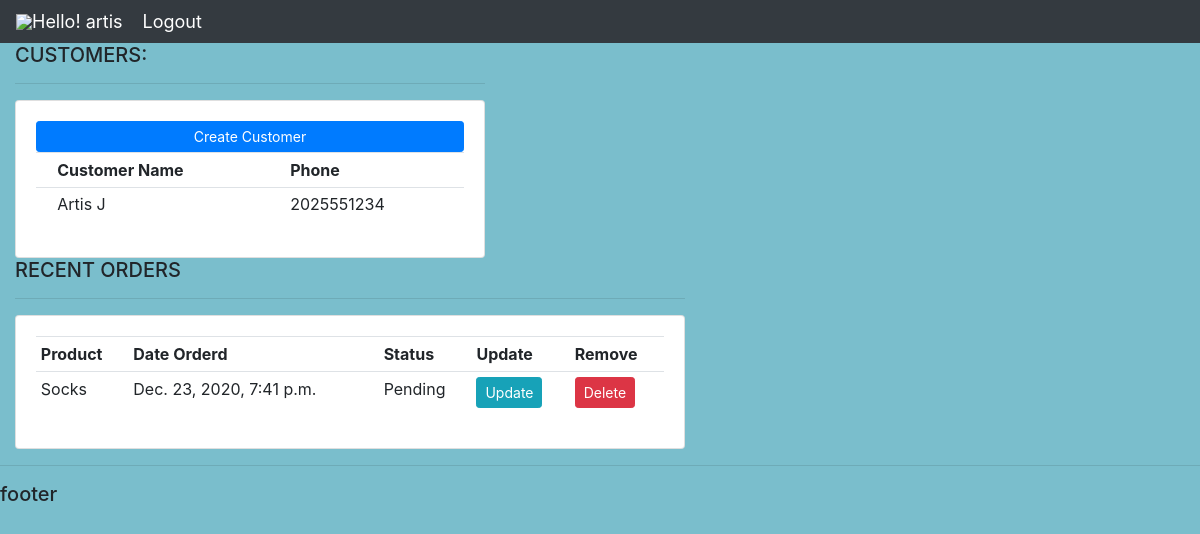
The app's page / (signed in) with its own data.
### Accounts/models.py (models this page shows, shortened)
class Customer(models.Model):
  user = models.OneToOneField(User, null=True, on_delete=models.CASCADE)
  name = models.CharField(max_length=200,null=True)
  phone = models.CharField(max_length=200,null=True)
  email = models.CharField(max_length=200,null=True)
  date_created = models.DateTimeField(auto_now_add=True, null=True)

class Order(models.Model):
  STATUS = (
    ('Pending','Pending'),
    ('Out for delivery','Out for delivery'),
    ('Delivered','Delivered'),
  )
  customer = models.ForeignKey(Customer, null=True, on_delete=models.SET_NULL)
  product = models.ForeignKey(Product, null=True, on_delete=models.SET_NULL)
  date_created = models.DateTimeField(auto_now_add=True, null=True)
  status = models.CharField(max_length=200, null=True,choices=STATUS)
  note = models.CharField(max_length=200, null=True)

class Product(models.Model):
  CATEGORY = (
    ('Indoor', 'Indoor'),
    ('Outdoor', 'Outdoor'),
  )
  name = models.CharField(max_length=20, null=True)
  price = models.FloatField(null=True)
  category = models.CharField(max_length=20, null=True, choices=CATEGORY)
  description = models.CharField(max_length=200, null=True, blank=True)
  date_created = models.DateTimeField(auto_now_add=True, null=True)
  tag = models.ManyToManyField(Tag)
  def __str__(self):
    return self.name

### Accounts/views.py (the view)
# urls.py: path('', views.homePage, name='home'),
def homePage(request):
  orders = Order.objects.all()
  customers = Customer.objects.all()
  total_customers= customers.count()
  total_orders = orders.count()
  delivered = orders.filter(status='Delivered').count()
  pending = orders.filter(status='Pending').count()
  context = {'orders':orders, 'customers': customers,
            'total_orders':total_orders, 'total_customers':total_customers,'delivered':delivered, 'pending':pending}
  return render(request, 'Accounts/dashboard.html', context)

### Accounts/templates/Accounts/dashboard.html
{% extends 'Accounts/base.html' %}
{% block body %}
<br>
<h1>Dashboard</h1>
<div class="row">
	<div class="col-md-5">
		<h5>CUSTOMERS:</h5>
		<hr>
		<div class="card card-body">
			<a class="btn btn-primary  btn-sm btn-block" href="">Create Customer</a>
			<table class="table table-sm">
				<tr>
					<th></th>
					<th>Customer Name</th>
					<th>Phone</th>
				</tr>
				{% for customer in customers %}
				<tr>
					<td></td>
					<td>{{customer.name}}</td>
					<td>{{customer.phone}}</td>
				</tr>
				{% endfor %}
			</table>
		</div>
	</div>
	<div class="col-md-7">
		<h5>RECENT ORDERS</h5>
		<hr>
		<div class="card card-body">
			<table class="table table-sm">
				<tr>
					<th>Product</th>
					<th>Date Orderd</th>
					<th>Status</th>
					<th>Update</th>
					<th>Remove</th>
				</tr>
					{% for order in orders %}
					<tr>
						<td>{{order.product}}</td>
						<td>{{order.date_created}}</td>
						<td>{{order.status}}</td>
						<td><a class="btn btn-sm btn-info"
							href="#">Update</a></td>
						<td><a class="btn btn-sm btn-danger"
							href="#">Delete</a></td>
					</tr>
					{% endfor %}
			</table>
		</div>
	</div>
</div>
{% endblock %}

### Accounts/templates/Accounts/navbar.html (shortened to what this page needs)
{% load static %}
<nav class="navbar navbar-expand-lg navbar-dark bg-dark">
 <img src="{% static 'images/logo.jpg' %}">
  <span class="hello-msg">Hello! {{request.user}} </span>
  <span ><a  class="hello-msg" href="{% url 'logout' %}">Logout</a></span>
</nav>

### static/css/main.css (style rules this page uses)
body { background-color: #ebeff5; }

### Accounts/templates/Accounts/base.html (style rules this page uses)
body, html { margin: 0; padding: 0; height: 100%; background: #7abecc !important; }

### Accounts/templates/Accounts/navbar.html (style rules this page uses)
.hello-msg { font-size: 18px; color: #fff; margin-right: 20px; }

### records on screen
Customer: name "Artis J", phone "2025551234"
Order: product "Socks", date_created "Dec. 23, 2020, 7:41 p.m.", status "Pending"

### other values on screen
{{ request.user }} "artis"
